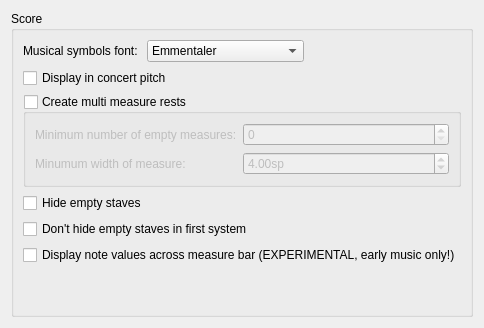
     <widget class="QWidget" name="Seite1">
      <layout class="QVBoxLayout" name="verticalLayout_20">
       <property name="spacing">
        <number>0</number>
       </property>
       <item>
        <widget class="QGroupBox" name="groupBox_12">
         <property name="title">
          <string>Score</string>
         </property>
         <layout class="QVBoxLayout" name="verticalLayout_6">
          <item>
           <layout class="QHBoxLayout" name="horizontalLayout_3">
            <item>
             <widget class="QLabel" name="label_63">
              <property name="text">
               <string>Musical symbols font: </string>
              </property>
             </widget>
            </item>
            <item>
             <widget class="QComboBox" name="musicalSymbolFont">
              <property name="sizePolicy">
               <sizepolicy hsizetype="Expanding" vsizetype="Fixed">
                <horstretch>0</horstretch>
                <verstretch>0</verstretch>
               </sizepolicy>
              </property>
              <item>
               <property name="text">
                <string notr="true">Emmentaler</string>
               </property>
              </item>
              <item>
               <property name="text">
                <string notr="true">Gonville</string>
               </property>
              </item>
              <item>
               <property name="text">
                <string notr="true">Parnassus</string>
               </property>
              </item>
             </widget>
            </item>
            <item>
             <spacer name="horizontalSpacer_2">
              <property name="orientation">
               <enum>Qt::Horizontal</enum>
              </property>
              <property name="sizeHint" stdset="0">
               <size>
                <width>40</width>
                <height>20</height>
               </size>
              </property>
             </spacer>
            </item>
           </layout>
          </item>
          <item>
           <widget class="QCheckBox" name="concertPitch">
            <property name="text">
             <string>Display in concert pitch</string>
            </property>
           </widget>
          </item>
          <item>
           <widget class="QGroupBox" name="multiMeasureRests">
            <property name="title">
             <string>Create multi measure rests</string>
            </property>
            <property name="flat">
             <bool>true</bool>
            </property>
            <property name="checkable">
             <bool>true</bool>
            </property>
            <property name="checked">
             <bool>false</bool>
            </property>
            <layout class="QVBoxLayout" name="verticalLayout_5">
             <item>
              <layout class="QFormLayout" name="formLayout_3">
               <item row="2" column="0">
                <widget class="QLabel" name="label_16">
                 <property name="text">
                  <string>Minumum width of measure:</string>
                 </property>
                </widget>
               </item>
               <item row="2" column="1">
                <widget class="QDoubleSpinBox" name="minMeasureWidth">
                 <property name="suffix">
                  <string>sp</string>
                 </property>
                 <property name="minimum">
                  <double>2.000000000000000</double>
                 </property>
                 <property name="value">
                  <double>4.000000000000000</double>
                 </property>
                </widget>
               </item>
               <item row="1" column="0">
                <widget class="QLabel" name="label_15">
                 <property name="text">
                  <string>Minimum number of empty measures:</string>
                 </property>
                </widget>
               </item>
               <item row="1" column="1">
                <widget class="QSpinBox" name="minEmptyMeasures"/>
               </item>
              </layout>
             </item>
            </layout>
           </widget>
          </item>
          <item>
           <widget class="QCheckBox" name="hideEmptyStaves">
            <property name="text">
             <string>Hide empty staves</string>
            </property>
           </widget>
          </item>
          <item>
           <widget class="QCheckBox" name="dontHideStavesInFirstSystem">
            <property name="text">
             <string>Don't hide empty staves in first system</string>
            </property>
           </widget>
          </item>
          <item>
           <widget class="QCheckBox" name="crossMeasureValues">
            <property name="text">
             <string>Display note values across measure bar (EXPERIMENTAL, early music only!)</string>
            </property>
           </widget>
          </item>
          <item>
           <spacer name="verticalSpacer">
            <property name="orientation">
             <enum>Qt::Vertical</enum>
            </property>
            <property name="sizeHint" stdset="0">
             <size>
              <width>20</width>
              <height>40</height>
             </size>
            </property>
           </spacer>
          </item>
         </layout>
        </widget>
       </item>
      </layout>
     </widget>
